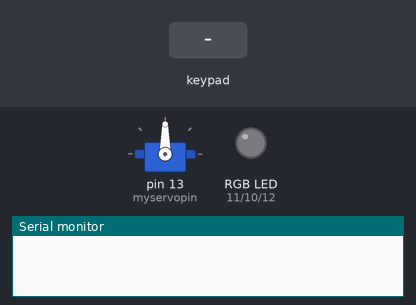
This sketch was run on a simulated Arduino Uno, built with avr-gcc and run on an emulated ATmega328P. Parts: servo, an RGB LED mixed from three pins (HIGH = lit), the last lines printed to the serial monitor. The inputs (shaded band) are chosen by the test bench.

Above: at 1.2 s.
1.3 s: key '2' pressed
4.3 s: keypad keys 6 7 8 9 A pressed 0.4 s apart
At 8.4 s:
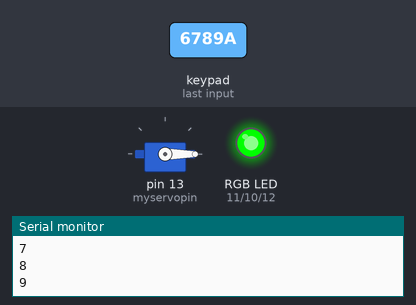
8.9 s: key 'D' pressed
At 9.8 s:
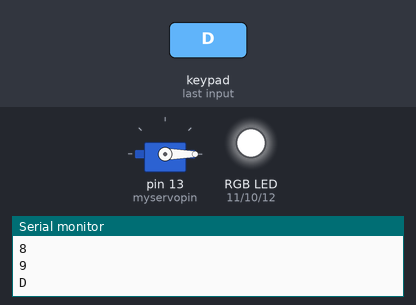
10.4 s: keypad keys 1 3 9 7 # pressed 0.4 s apart
At 11.0 s:
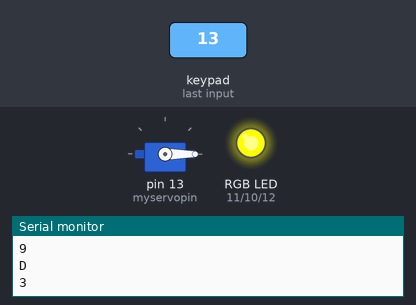
13.9 s: key '4' pressed
At 14.8 s:
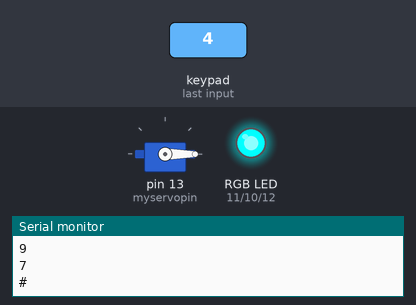
15.4 s: keypad keys 2 3 4 5 pressed 0.4 s apart
At 15.87 s:
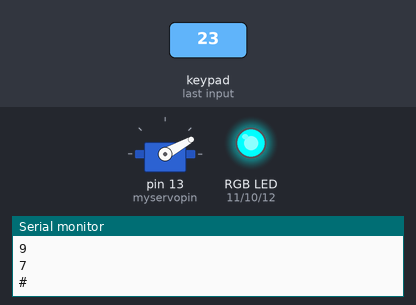
Timing chart, 0 to 19.5 s (numbered marks = the images above; inputs shaded):
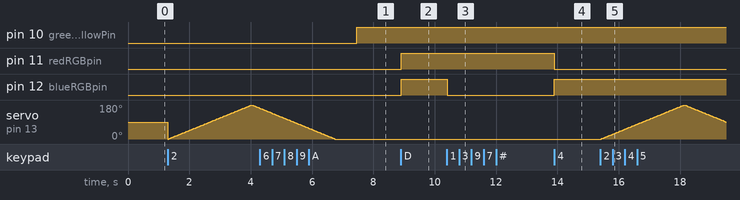

Measured:
- after the input at 4.3 s, pin 10 (greenYellowPin): LOW → HIGH after 3.2 s
- after the input at 8.9 s, pin 11 (redRGBpin), pin 12 (blueRGBpin): LOW → HIGH at once
- after the input at 10.4 s, pin 12 (blueRGBpin): HIGH → LOW at once
- after the input at 13.9 s, pin 11 (redRGBpin): HIGH → LOW at once; pin 12 (blueRGBpin): LOW → HIGH at once
- after the input at 15.4 s, servo on pin 13 (myservopin): rises from 0° to 180° in 2.7 s, then falls to 90° in 1.4 s

The sketch:

arduino-keyboard.ino
```cpp
 #include <Keypad.h>
 #include <Servo.h>

const byte ROWS = 4; // Four rows
const byte COLS = 4; // Three columns

char keys[ROWS][COLS] = { // Define the Keymap
  {'1','2','3','A'},
  {'4','5','6','B'},
  {'7','8','9','C'},
  {'*','0','#','D'}
};

byte rowPins[ROWS] = { 2, 3, 4, 5 };// Connect keypad ROW0, ROW1, ROW2 and ROW3 to these Arduino pins.

byte colPins[COLS] = { 6, 7, 8 ,9}; // Connect keypad COL0, COL1 and COL2 to these Arduino pins.


Keypad kpd = Keypad( makeKeymap(keys), rowPins, colPins, ROWS, COLS );// Create the Keypad

Servo myservo;

#define myservopin 13
#define blueRGBpin 12
#define redRGBpin 11
#define greenYellowPin 10


int pos = 0;

void setup()
{
   pinMode(blueRGBpin,OUTPUT);
   pinMode(redRGBpin,OUTPUT);
   pinMode(greenYellowPin,OUTPUT);
   myservo.attach(myservopin);

  Serial.begin(9600);
}

void setColor(int red, int green, int blue){
  #ifdef COMMON_ANODE
    red = 255 - red;
    green = 255 - green;
    blue = 255 - blue;
  #endif
  analogWrite(redRGBpin, red);
  analogWrite(blueRGBpin, blue);
  }

void loop()
{
  char key = kpd.getKey();
  if(key)  // Check for a valid key.
  {
    switch (key)
    {
      case '1':
        setColor(255,0,0);
        break;
      case '4':
        setColor(0,0,255);
        break;

      case '2':
  for (pos = 0; pos <= 180; pos += 1) { // goes from 0 degrees to 180 degrees
    // in steps of 1 degree
    myservo.write(pos);              // tell servo to go to position in variable 'pos'
    delay(15);                       // waits 15ms for the servo to reach the position
  }
  for (pos = 180; pos >= 0; pos -= 1) { // goes from 180 degrees to 0 degrees
    myservo.write(pos);              // tell servo to go to position in variable 'pos'
    delay(15);                       // waits 15ms for the servo to reach the position
  }
        break;
      case '5':
        myservo.write(0);
        break;


      case 'A':
        digitalWrite(greenYellowPin, HIGH);
        break;
      case 'B':
        digitalWrite(greenYellowPin, LOW);
        break;

      case '*':
        digitalWrite(blueRGBpin, LOW);
        digitalWrite(redRGBpin, LOW);
        digitalWrite(greenYellowPin, LOW);
        digitalWrite(greenYellowPin, LOW);
       break;


       case 'D':
        digitalWrite(blueRGBpin, HIGH);
        digitalWrite(redRGBpin, HIGH);
        digitalWrite(greenYellowPin, HIGH);
        digitalWrite(greenYellowPin, HIGH);

      default:
      Serial.println(key);
    }
  }
}
```
